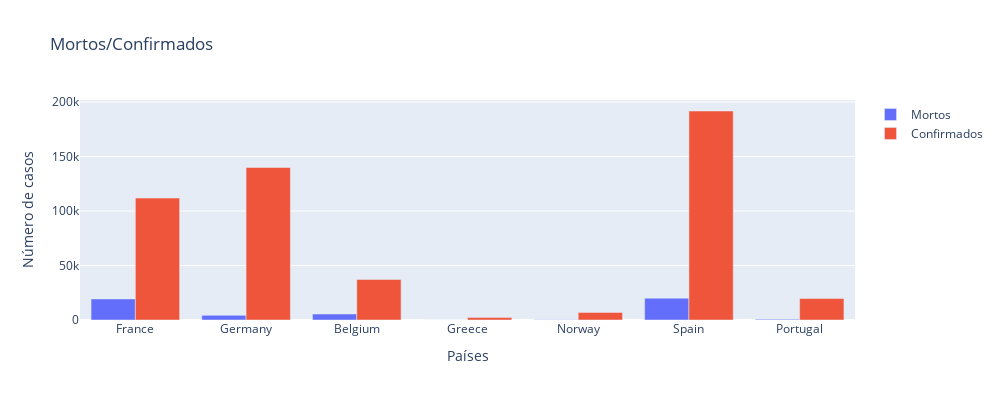

Notebook code cell kept with this figure:
### Code cell
europa = [ 'France', 'Germany', 'Spain', 'Belgium', 'Norway','Greece',  'Portugal']
temp=full_table.loc[full_table.Date == full_table.Date.max()]
temp=temp.reset_index()
temp=temp.loc[temp['Country/Region'].isin(europa)]

layout = go.Layout(height=400,width=1000)

fig = go.Figure(data=[
    go.Bar(name='Mortos', x=temp['Country/Region'], y=temp['Deaths']),
    go.Bar(name='Confirmados', x=temp['Country/Region'], y=temp['Confirmed']),
],layout=layout)

fig.update_layout(
    title="Mortos/Confirmados",
    xaxis_title="Países",
    yaxis_title="Número de casos",
)

fig.show()

### Figure 1 — Plotly figure (JSON) as saved in the notebook; plotly's stock layout.template omitted (floating-point values rounded to 4 significant figures)
{"data": [{"name": "Mortos", "type": "bar", "x": ["France", "Germany", "Belgium", "Greece", "Norway", "Spain", "Portugal"], "y": [19323, 4294, 5453, 105, 148, 20043, 687]}, {"name": "Confirmados", "type": "bar", "x": ["France", "Germany", "Belgium", "Greece", "Norway", "Spain", "Portugal"], "y": [111821, 139897, 37183, 2207, 6984, 191726, 19685]}], "layout": {"height": 400, "title": {"text": "Mortos/Confirmados"}, "width": 1000, "xaxis": {"autorange": true, "range": [-0.5, 6.5], "title": {"text": "Países"}, "type": "category"}, "yaxis": {"autorange": true, "range": [0, 201800.0], "title": {"text": "Número de casos"}, "type": "linear"}}}
